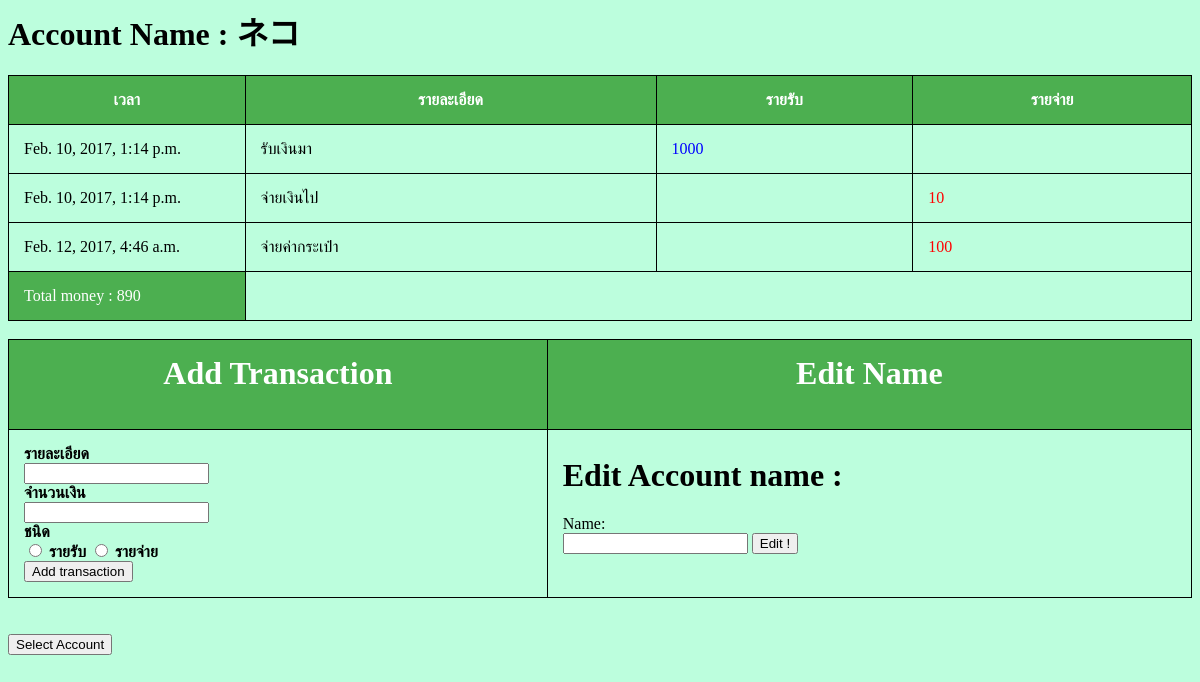
The app's page /account/acc/1/, older data.
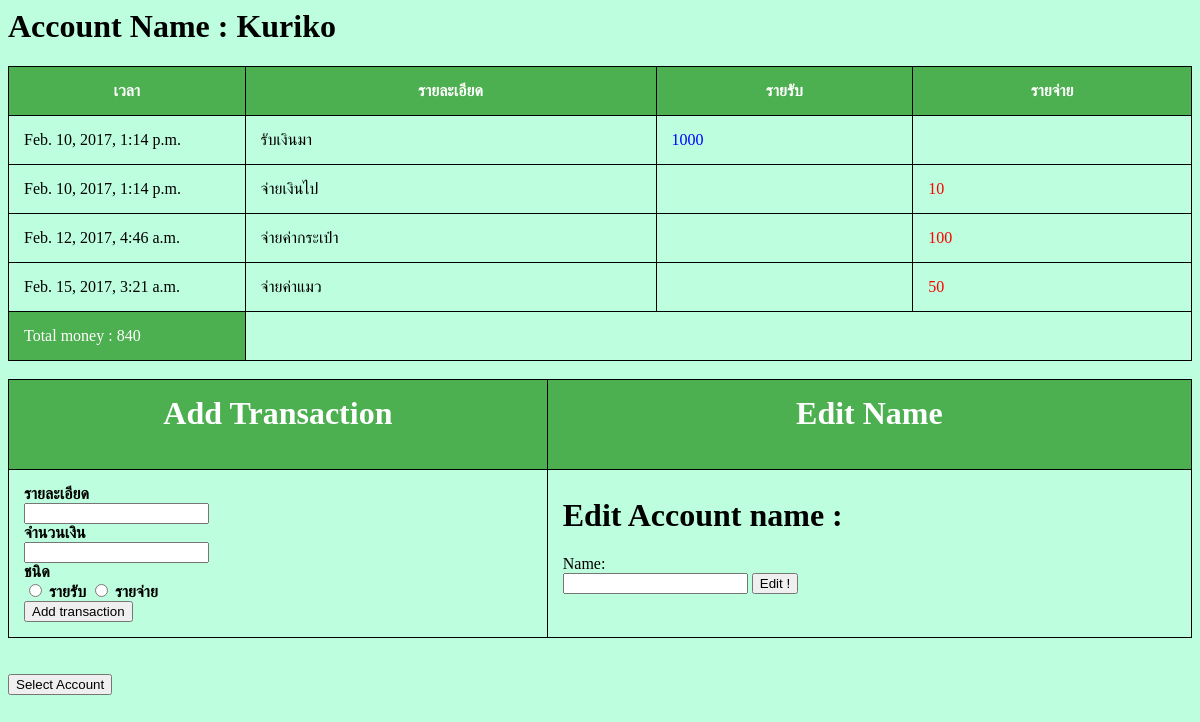
The same page, newer data.
### account/models.py (models this page shows, shortened)
class Account(models.Model):
    account_name = models.CharField(max_length=200)
    total = models.IntegerField(default=0)

class Transaction(models.Model):
    account = models.ForeignKey(Account, on_delete=models.CASCADE)
    detail = models.CharField(max_length=200)
    value = models.IntegerField(default=0)
    date = models.DateTimeField('date and time')

### account/views.py (the view)
# urls.py: url(r'^acc/(?P<pk>[0-9]+)/$', views.DetailView.as_view(), name='detail'),
class DetailView(generic.DetailView):
    model = Account
    template_name = 'account/detail.html'

### account/templatetags/mul.py (called while the page is built)
@register.filter(name='mul')
def mul(value, arg):
    return value*arg

### account/templates/account/detail.html (shortened to what this page needs)
{% load mul %}
<body style="background-color: #bcfedd">
<h1>Account Name : {{ account.account_name }}</h1>
<table border="1">
<form action="{% url 'account:addtrans' account.id %}" method="post">
<tr>
    <th>เวลา</th>
    <th>รายละเอียด</th>
    <th>รายรับ</th>
    <th>รายจ่าย</th>
</tr>
{% for detail_list in account.transaction_set.all %}
    <tr><td width="20%">{{ detail_list.date }}</td><td>{{ detail_list.detail }}</td>
    {% if detail_list.value < 0 %} <td></td>
    <td style="color:red;">{{ detail_list.value|mul:-1 }}</td>
    {% else %}
    <td style="color:blue;">{{ detail_list.value }}</td><td></td>
    {% endif %}</tr>
{% endfor %}
<tr style="background-color: #4CAF50;color: white;"><td>Total money : {{ account.total }}</td></tr>
</table>
<br>
<table>
    <tr>
<th><h1>Add Transaction</h1></th>
<th><h1>Edit Name</h1></th></tr>
<tr>
<td>
<b>รายละเอียด
<br>
<input type="text" name="detail"/>
<br>จำนวนเงิน
<br>
<input type="number" name="value"/><br>
ชนิด<br>
  <input type="radio" name="t_type" value="income"> รายรับ
  <input type="radio" name="t_type" value="expense"> รายจ่าย<br>
<input type="submit" value="Add transaction" />
</form></td></b>
<td><form action="{% url 'account:editname' account.id %}" method="post">
<h1>Edit Account name : </h1>
Name:
<br>
<input type="text" name="name"/>
<input type="submit" value="Edit !" />
</form></td>
    </tr>
</table>
<br><br><a href="{% url 'account:index' %}"><input type="submit" value="Select Account" /></a>
</body>

Row changes from the older to the newer data that the page shows:
changed Account: account_name "ネコ" → "Kuriko"; total "890" → "840"
added Transaction: date "Feb. 15, 2017, 3:21 a.m.", detail "จ่ายค่าแมว", value|mul "50"
